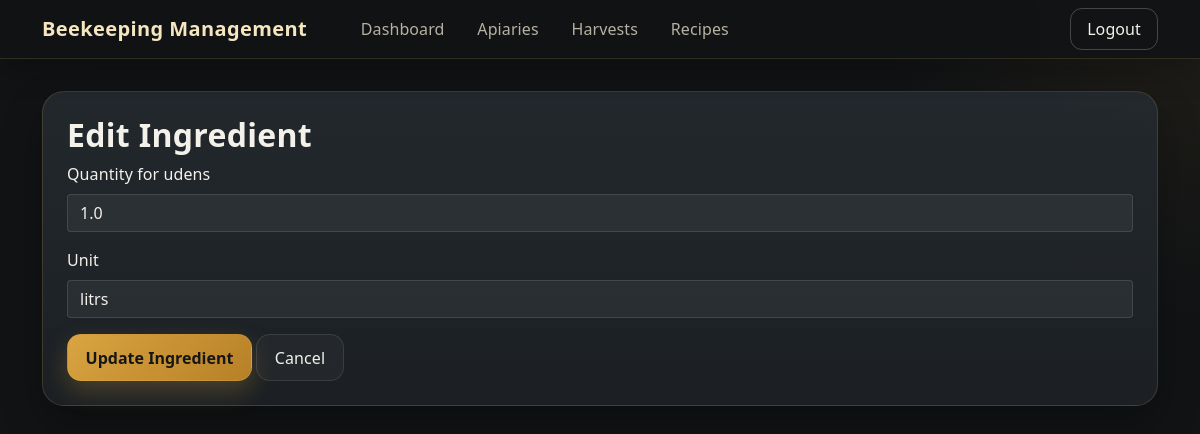
/ingredients/edit/2/7 (signed in), run on the app's committed database.
### tables this page shows
CREATE TABLE ingredients (
                    id INTEGER PRIMARY KEY,
                    name TEXT NOT NULL
                , user_id INTEGER NOT NULL DEFAULT 1);

CREATE TABLE recipe_ingredients (
                    id INTEGER PRIMARY KEY,
                    recipe_id INTEGER,
                    ingredient_id INTEGER,
                    quantity REAL NOT NULL, unit TEXT,
                    FOREIGN KEY (recipe_id) REFERENCES recipes (id),
                    FOREIGN KEY (ingredient_id) REFERENCES ingredients (id)
                );

### web_app.py (the view, shortened to what this page needs)
@app.route('/ingredients/edit/<int:recipe_id>/<int:ing_id>', methods=['GET', 'POST'])
def edit_ingredient(recipe_id, ing_id):
    conn = sqlite3.connect('beekeeping.db')
    c = conn.cursor()
    c.execute("SELECT i.name, ri.quantity, ri.unit FROM recipe_ingredients ri JOIN ingredients i ON ri.ingredient_id = i.id WHERE ri.recipe_id = ? AND ri.ingredient_id = ?", (recipe_id, ing_id))
    ingredient = c.fetchone()
    conn.close()
    return render_template('edit_ingredient.html', ingredient=ingredient, recipe_id=recipe_id, ing_id=ing_id)

### web_app.py (called while the page is built)
@app.before_request
def require_login():
    allowed = {"login", "register", "logout", "static", "serve_image"}  # names of view functions that don't require auth
    if request.endpoint not in allowed and not session.get("logged_in"):
        return redirect(url_for("login"))

### templates/edit_ingredient.html (shortened to what this page needs)
{% extends "base.html" %}
{% block content %}
<div class="glass-panel p-4 mb-4">
<h2 class="section-title">Edit Ingredient</h2>
<form method="post">
    <div class="mb-3">
        <label for="quantity" class="form-label">Quantity for {{ ingredient[0] }}</label>
        <input type="number" step="0.01" class="form-control" id="quantity" name="quantity" value="{{ ingredient[1] }}" required>
    </div>
    <div class="mb-3">
        <label for="unit" class="form-label">Unit</label>
        <input type="text" class="form-control" id="unit" name="unit" value="{{ ingredient[2] }}" required>
    </div>
    <button type="submit" class="btn btn-honey">Update Ingredient</button>
    <a href="{{ url_for('view_recipe', recipe_id=recipe_id) }}" class="btn btn-soft">Cancel</a>
</form>
</div>
{% endblock %}

### templates/base.html (style rules this page uses)
:root { --bg: #111315; --bg-soft: #171a1d; --panel: #1d2125; --panel-2: #242a2f; --border: rgba(255, 209, 102, 0.14); --text: #f3f1ea; --muted: #b8b1a3; --accent: #d9a441; --accent-hover: #e3b65f; --success-bg: #1d2b21; --success-border: #35553d; }
html, body { height: 100%; }
body { background: radial-gradient(circle at top right, rgba(217, 164, 65, 0.08), transparent 22%), radial-gradient(circle at bottom left, rgba(217, 164, 65, 0.05), transparent 20%), var(--bg); color: var(--text); font-family: "Segoe UI", Tahoma, Geneva, Verdana, sans-serif; letter-spacing: 0.1px; }
.glass-panel, .card { background: linear-gradient(180deg, rgba(36, 42, 47, 0.92), rgba(29, 33, 37, 0.96)); border: 1px solid var(--border); border-radius: 22px; box-shadow: 0 18px 40px rgba(0, 0, 0, 0.28); }
.section-title { font-weight: 700; letter-spacing: 0.3px; }
.btn { border-radius: 14px; transition: all 0.18s ease; padding: 0.65rem 1.1rem; }
.btn-primary, .btn-honey { background: linear-gradient(135deg, var(--accent), #b78027); border: 1px solid rgba(217, 164, 65, 0.30); color: #161616; font-weight: 600; box-shadow: 0 10px 24px rgba(217, 164, 65, 0.25); }
.btn-soft { background: rgba(255, 255, 255, 0.03); border: 1px solid rgba(255, 255, 255, 0.10); color: var(--text); }
.form-control, .form-select { background: rgba(255, 255, 255, 0.05); border: 1px solid rgba(255, 255, 255, 0.12); color: var(--text); box-shadow: none; }
.form-control::placeholder { color: rgba(243, 241, 234, 0.45); }

### data on the page
ingredients: name "udens"
recipe_ingredients: quantity "1.0", unit "litrs"
